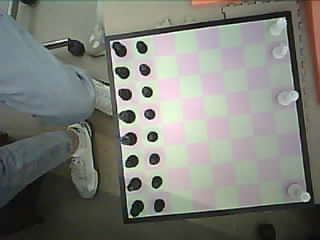
#> input picture latest_raw.jpg, 320 x 240 px
$ python -i preprocessing.py   (imports and definitions only)
#> lines starting #> are read from the running program, lines starting #| are printed output that depends on the picture
#> further down, picture is the input picture: shape (240, 320, 3); mean B, G, R 120.1, 127.2, 125
from __future__ import annotations

import cv2
import numpy as np


def enhance_board_contrast(image: np.ndarray) -> np.ndarray:
    """
    Improve low-contrast board images before grid debugging / occupancy scoring.

    The board colors are very muted in the camera image, so local contrast on
    luminance plus a mild unsharp mask makes square boundaries and pieces more
    visible without changing the geometry.
    """
    lab = cv2.cvtColor(image, cv2.COLOR_BGR2LAB)
#> lab: shape (240, 320, 3); mean of channels 0, 1, 2 132.2, 125.9, 131.7
    l_channel, a_channel, b_channel = cv2.split(lab)
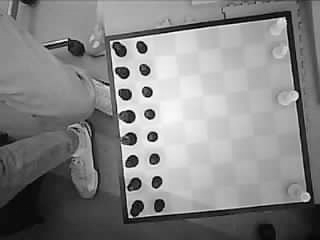
#> l_channel: shape (240, 320); min 0, max 255, mean 132.2
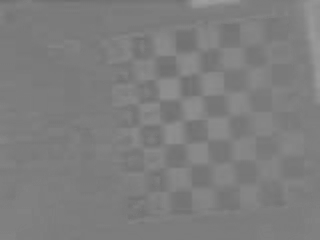
#> a_channel: shape (240, 320); min 110, max 159, mean 125.9
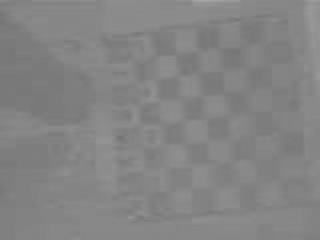
#> b_channel: shape (240, 320); min 116, max 164, mean 131.7

    clahe = cv2.createCLAHE(clipLimit=2.5, tileGridSize=(8, 8))
    enhanced_l = clahe.apply(l_channel)
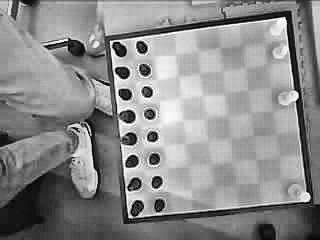
#> enhanced_l: shape (240, 320); min 1, max 255, mean 139.3

    enhanced_lab = cv2.merge((enhanced_l, a_channel, b_channel))
#> enhanced_lab: shape (240, 320, 3); mean of channels 0, 1, 2 139.3, 125.9, 131.7
    enhanced = cv2.cvtColor(enhanced_lab, cv2.COLOR_LAB2BGR)
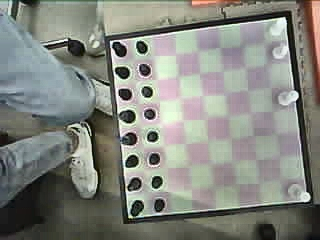
#> enhanced: shape (240, 320, 3); mean B, G, R 126.7, 134, 131.7

    blurred = cv2.GaussianBlur(enhanced, (0, 0), 1.2)
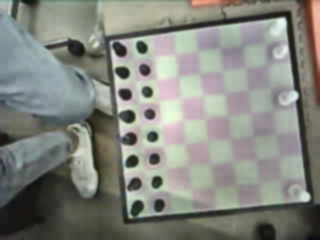
#> blurred: shape (240, 320, 3); mean B, G, R 126.7, 134, 131.8
    sharpened = cv2.addWeighted(enhanced, 1.35, blurred, -0.35, 0)

    hsv = cv2.cvtColor(sharpened, cv2.COLOR_BGR2HSV).astype(np.float32)
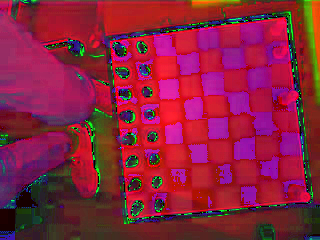
#> hsv: shape (240, 320, 3) float32; mean B, G, R 61.6, 32.7, 137.8
    hsv[:, :, 1] = np.clip(hsv[:, :, 1] * 1.2, 0, 255)
    hsv[:, :, 2] = np.clip(hsv[:, :, 2] * 1.05, 0, 255)

    return cv2.cvtColor(hsv.astype(np.uint8), cv2.COLOR_HSV2BGR)

>>> import cv2
>>> picture = cv2.imread('../../../../latest_raw.jpg')
>>> result = enhance_board_contrast(picture)
